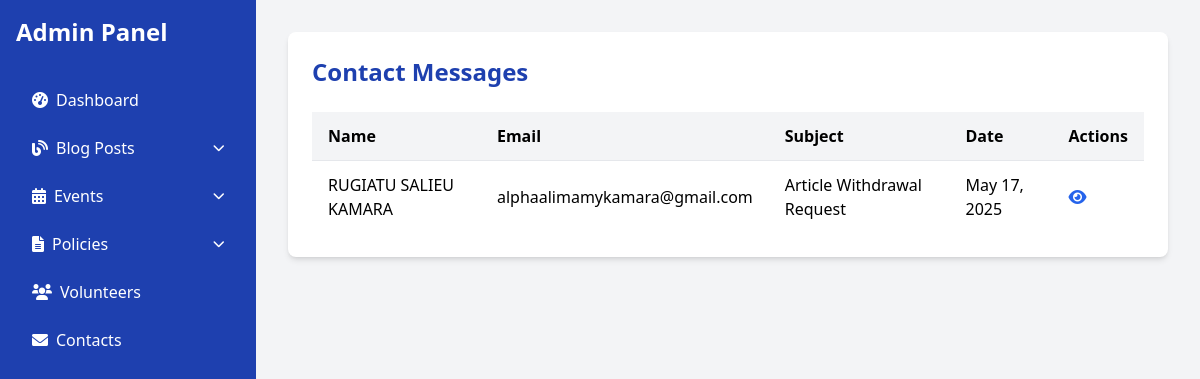
/manage/contacts/ (signed in), run on the app's committed database.
### campaign/models.py (models this page shows, shortened)
class ContactMessage(models.Model):
    name = models.CharField(max_length=100)
    email = models.EmailField()
    subject = models.CharField(max_length=200)
    message = models.TextField()
    submitted_at = models.DateTimeField(auto_now_add=True)

### campaign/views.py (the view)
# urls.py: path('manage/contacts/', views.contact_list, name='contact_list'),
@user_passes_test(is_admin)
def contact_list(request):
    contacts = ContactMessage.objects.all().order_by('-submitted_at')
    return render(request, 'admin/contact_list.html', {'contacts': contacts})

### campaign/context_processors.py (called while the page is built)
def campaign_context(request):
    return {
        'candidate_name': settings.CAMPAIGN_SETTINGS['candidate_name'],
        'position': settings.CAMPAIGN_SETTINGS['position'],
        'campaign_email': settings.CAMPAIGN_SETTINGS['campaign_email'],
        'campaign_phone': settings.CAMPAIGN_SETTINGS['campaign_phone'],
    }

### campaign/views.py (called while the page is built)
def is_admin(user):
    return user.is_authenticated and user.is_staff

### campaign/templates/admin/contact_list.html
{% extends "admin/base_admin.html" %}
{% block admin_content %}
<div class="bg-white p-6 rounded-lg shadow-md">
    <h1 class="text-2xl font-bold text-blue-800 mb-6">Contact Messages</h1>
    <div class="overflow-x-auto">
        <table class="min-w-full bg-white">
            <thead>
                <tr class="bg-gray-100">
                    <th class="py-3 px-4 text-left">Name</th>
                    <th class="py-3 px-4 text-left">Email</th>
                    <th class="py-3 px-4 text-left">Subject</th>
                    <th class="py-3 px-4 text-left">Date</th>
                    <th class="py-3 px-4 text-left">Actions</th>
                </tr>
            </thead>
            <tbody>
                {% for contact in contacts %}
                <tr class="border-t border-gray-200 hover:bg-gray-50">
                    <td class="py-3 px-4">{{ contact.name }}</td>
                    <td class="py-3 px-4">{{ contact.email }}</td>
                    <td class="py-3 px-4">{{ contact.subject }}</td>
                    <td class="py-3 px-4">{{ contact.submitted_at|date:"M d, Y" }}</td>
                    <td class="py-3 px-4">
                        <a href="#" class="text-blue-600 hover:text-blue-800">
                            <i class="fas fa-eye"></i>
                        </a>
                    </td>
                </tr>
                {% endfor %}
            </tbody>
        </table>
    </div>
</div>
{% endblock %}

### data on the page
ContactMessage: name "RUGIATU SALIEU KAMARA", email "alphaalimamykamara@gmail.com", subject "Article Withdrawal Request", submitted_at "May 17, 2025"
